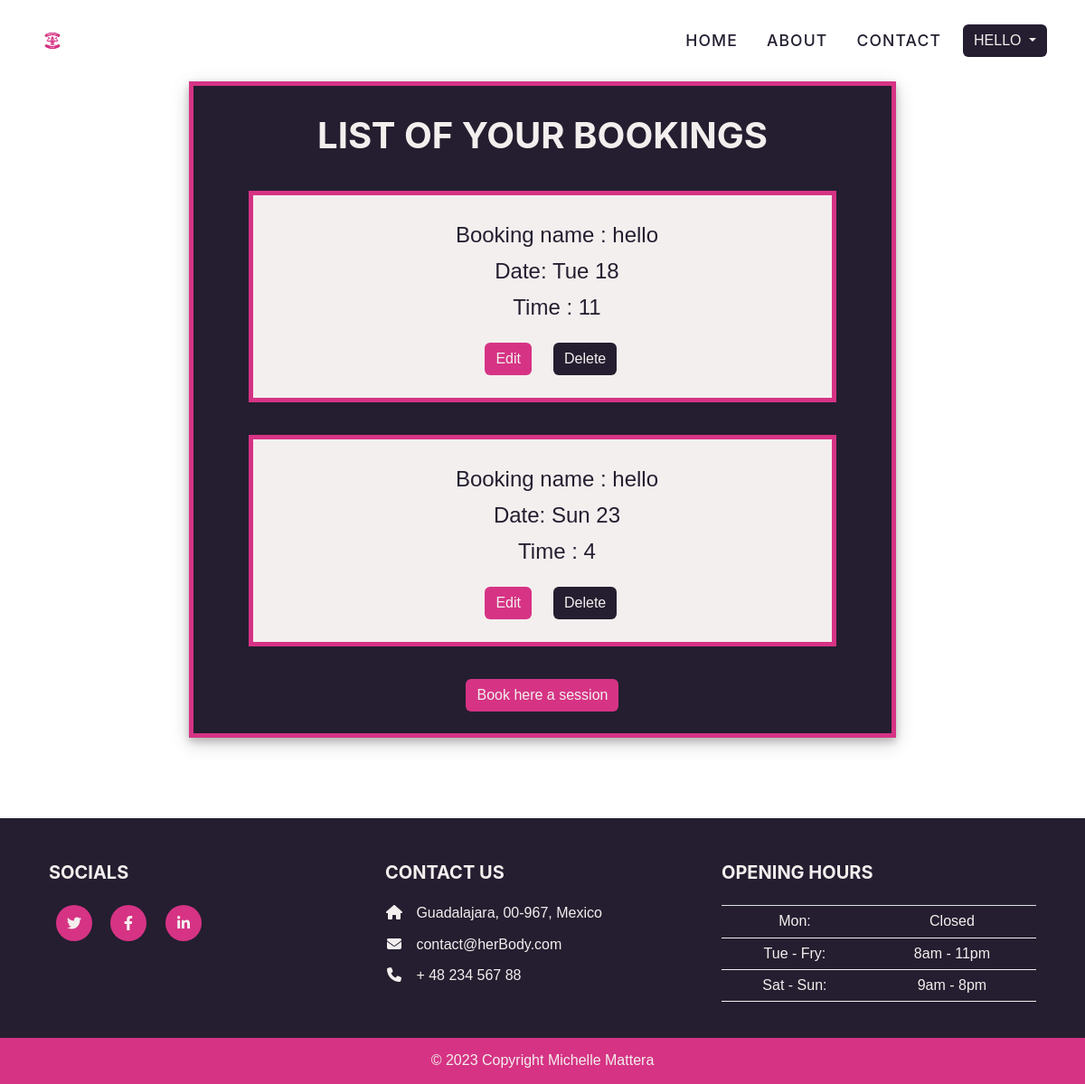
The app's page /booking/my_bookings/ (signed in), older data.
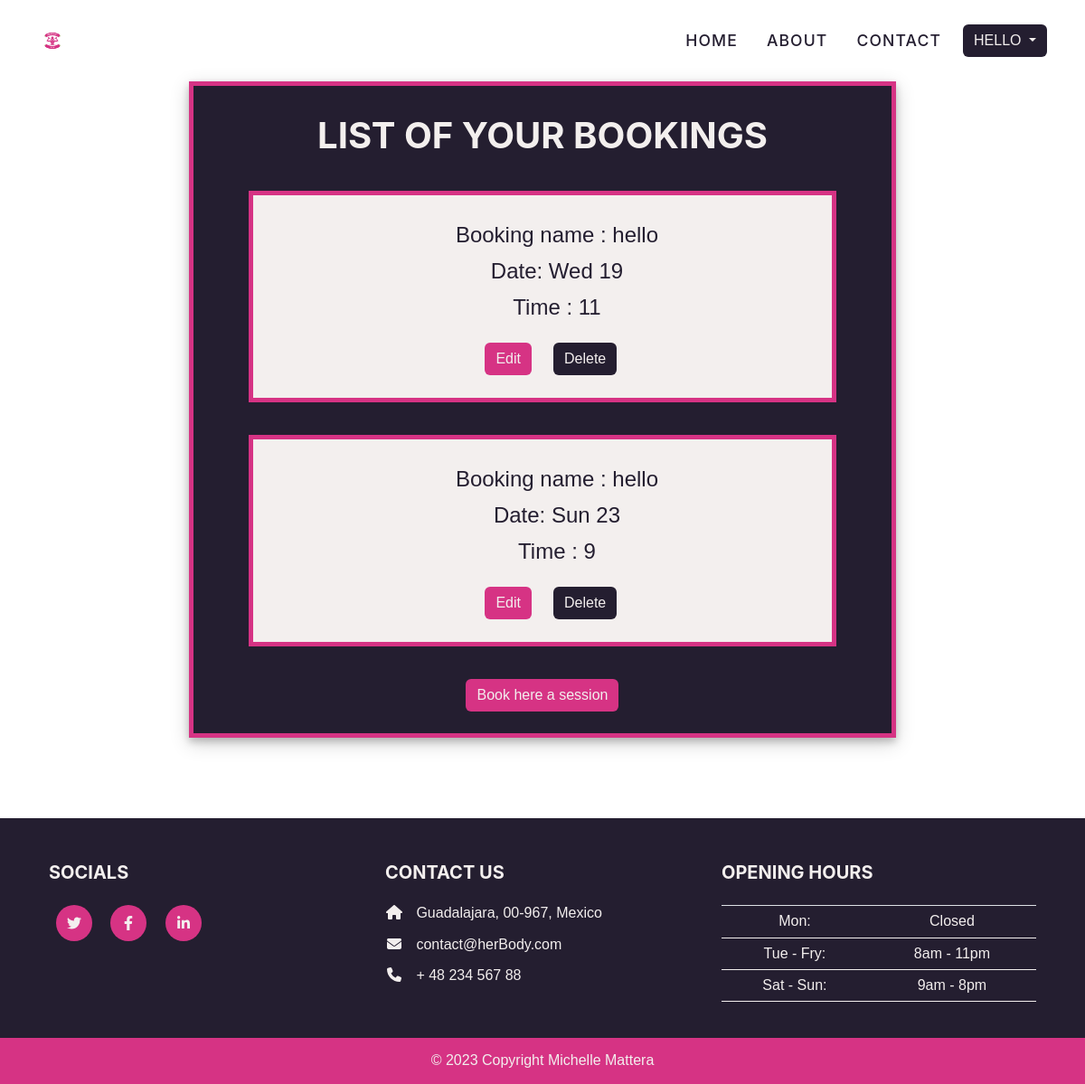
The same page, newer data.
### booking/models.py (models this page shows, shortened)
class Booking(models.Model):
    date = models.DateField(default=datetime.date.today)
    user = models.ForeignKey(
        User, on_delete=models.CASCADE, related_name="hiuser", default=User)
    time = models.IntegerField(choices=TIME_CHOISES, blank=False, default=9)
    class Meta:
        ordering = ['date', 'time']
        unique_together = ("date", "time")

### booking/views.py (the view)
# urls.py: path('my_bookings/', booking_list.as_view(), name='my_bookings'),
class booking_list(generic.ListView):
    model = Booking
    template_name = 'booking/my_bookings.html'
    def get_queryset(self):
        today = date.today()
        start_of_week = get_week_start_date(today)
        end_of_week = get_week_end_date(today)
        queryset = self.model.objects.filter(user=self.request.user, date__range=[start_of_week, end_of_week])
        new_date = self.request.session.get('new_date')
        new_time = self.request.session.get('new_time')
        if new_date and new_time:
            new_booking = Booking(date=new_date, time=new_time, user=self.request.user)
        self.request.session.pop('new_date', None)
        self.request.session.pop('new_time', None)
        return queryset

### booking/views.py (called while the page is built)
def get_week_start_date(today):
    current_weekday = today.weekday()
    days_to_tuesday = (current_weekday - 1) % 7
    start_of_week = today - timedelta(days=days_to_tuesday)
    return start_of_week

def get_week_end_date(today):
    current_weekday = today.weekday()
    days_to_sunday = (6 - current_weekday) % 7
    end_of_week = today + timedelta(days=days_to_sunday)
    return end_of_week

### templates/booking/booking_list.html (shortened to what this page needs)
{% extends "base.html" %}
{% block content %}
<div class="container">
    <div class="booking-confirmation text-center">
        <h1 class="text-uppercase text-center booking-title">List of your bookings</h1>
        {% for booking in booking_list %}
        <div class="container-booking-card">
            <ul>
                <li class="booking-li">Booking name : {{ booking.user }}</li>
                <li class="booking-li">Date: {{ booking.date|date:"D d" }}</li>
                <li class="booking-li">Time : {{ booking.time }}</li>
            </ul>
            <div class="row">
                <div class="col booking-li right">
                    <a href="{% url 'edit_booking' booking_id=booking.id %}">
                        <button class="btn btn-primary text-center">Edit</button>
                    </a>
                </div>
                <div class="col booking-li left">
                    <a href="{% url 'delete_booking' booking.id %}">
                        <button class="btn btn-secondary text-center">Delete</button>
                    </a>
                </div>
            </div>
        </div>
        {% endfor %}
        <td>
            <a href="{% url 'booking_form'%}">
                <button class="btn btn-primary text-center">Book here a session</button>
            </a>
        </td>
    </div>
</div>
{% endblock %}

### templates/base.html (shortened to what this page needs)
{% load static %}
{% load cloudinary %}
<!DOCTYPE html>
<html lang="en">
<head>
    <link rel="stylesheet" href="https://cdn.jsdelivr.net/npm/bootstrap@4.0.0/dist/css/bootstrap.min.css"
>
    <link rel="stylesheet" type="text/css" href="{% static 'css/style.css' %}" />
    <link rel="stylesheet" type="text/css" href="{% static 'bootstrap/css/style.css' %}" />
</head>
<body>
    <nav class="navbar navbar-expand-lg navbar-dark fixed-top" id="mainNav">
        <div class="container">
            <a class="navbar-brand" href="#page-top"><img src="{% static 'assets/images/Herbody_logo.png' %}"
                    alt="logo" /></a>
            <div class="collapse navbar-collapse" id="navbarResponsive">
                <ul class="navbar-nav text-uppercase ms-auto py-4 py-lg-0">
                    <li class="nav-item"><a class="nav-link" href="{% url 'home' %}">Home</a></li>
                    <li class="nav-item"><a class="nav-link" href="{% url 'about' %}">About</a></li>
                    <li class="nav-item"><a class="nav-link" href="{% url 'contact' %}">Contact</a></li>
                    <div class="dropdown">
                        {% if user.is_authenticated %}
                        <a class="btn btn-secondary dropdown-toggle" href="#" role="button" id="dropdownMenuLink"
                            data-bs-toggle="dropdown" aria-haspopup="true" aria-expanded="false">
                            {{ user.username }}
                        </a>
                            {% endif %}
                        </div>
                    </div>
            </div>
    </nav>
    <main>
        {% block content %}{% endblock content %}
    </main>
    <footer class="text-white text-center text-lg-start bg-dark">
        <div class="footer-container">
            <div class="container p-4">
                <div class="row mt-4">
                    <div class="col-lg-4 col-md-12 mb-4 mb-md-0 footer-text">
                        <h5 class="text-uppercase mb-4 footer-title">Socials</h5>
                        <div class="mt-4">
                            <a class="btn btn-social mx-2" href="#!" aria-label="Twitter" alt="Link for Twitter (opens in a new page)"><i
                                    class="fab fa-twitter"></i></a>
                            <a class="btn btn-social mx-2" href="#!" aria-label="Facebook" alt="Link for Facebook (opens in a new page)"><i
                                    class="fab fa-facebook-f"></i></a>
                            <a class="btn btn-social mx-2" href="#!" aria-label="LinkedIn" alt="Link for Linkedin (opens in a new page)"><i
                                    class="fab fa-linkedin-in"></i></a>
                        </div>
                    </div>
                    <div class="col-lg-4 col-md-6 mb-4 mb-md-0 footer-text">
                        <h5 class="text-uppercase mb-4 footer-title">Contact Us</h5>
                        <ul class="fa-ul" style="margin-left: 1.65em;">
                            <li class="mb-3">
                                <span class="fa-li"><i class="fas fa-home"></i></span><span class="ms-2">Guadalajara,
                                    00-967,
                                    Mexico</span>
                            </li>
                            <li class="mb-3">
                                <span class="fa-li"><i class="fas fa-envelope"></i></span><span
                                    class="ms-2">contact@herBody.com</span>
                            </li>
                            <li class="mb-3">
                                <span class="fa-li"><i class="fas fa-phone"></i></span><span class="ms-2">+ 48 234 567
                                    88</span>
                            </li>
                        </ul>
                    </div>
                    <div class="col-lg-4 col-md-6 mb-4 mb-md-0 footer-text">
                        <h5 class="text-uppercase mb-4 footer-title">Opening hours</h5>
                        <table class="table text-center text-white footer-text">
                            <tbody class="fw-normal">
                                <tr>
                                    <td>Mon:</td>
                                    <td>Closed</td>
                                </tr>
                                <tr>
                                    <td>Tue - Fry:</td>
                                    <td>8am - 11pm</td>
                                </tr>
                                <tr>
                                    <td>Sat - Sun:</td>
                                    <td>9am - 8pm</td>
                                </tr>
                            </tbody>
                        </table>
                    </div>
                </div>
            </div>
            <div class="text-center p-3 Copyright">
                © 2023 Copyright Michelle Mattera
            </div>
        </div>
    </footer>
</body>
</html>

### static/css/style.css (style rules this page uses)
#mainNav .navbar-nav .nav-item .nav-link { font-family: "Montserrat", -apple-system, BlinkMacSystemFont, "Segoe UI", Roboto, "Helvetica Neue", Arial, sans-serif, "Apple Color Emoji", "Segoe UI Emoji", "Segoe UI Symbol", "Noto Color Emoji"; font-size: 1.1rem; color: #241E30; font-weight: 500; letter-spacing: 0.0625em; }
.btn-primary { --bs-btn-color: #F3EFEE; --bs-btn-bg: #d63384; --bs-btn-hover-color: #d63384; --bs-btn-hover-bg: #F3EFEE; }
.btn-secondary { --bs-btn-color: #F3EFEE; --bs-btn-bg: #241E30; --bs-btn-hover-border-color: #322d3b; --bs-btn-hover-color: #fff; --bs-btn-hover-bg: #312a3f; }
.p-4 { color: #F3EFEE; }
.p-4>* { color: #F3EFEE; }
.Copyright { background-color: #d63384; color: #F3EFEE; }
.footer-text>* { color: #F3EFEE; }
.footer-container { background-color: #241E30; }
.btn-social { --bs-btn-hover-color: #d63384; --bs-btn-color: #F3EFEE; }
.booking-title { margin: 1% 5%; color: #F3EFEE; }
.booking-confirmation { width: 70%; height: auto; margin: 8% 15%; background-color: #241E30; border: 5px solid #d63384; box-shadow: 0 4px 8px 0 rgba(0, 0, 0, 0.2), 0 6px 20px 0 rgba(0, 0, 0, 0.19); padding: 1.5rem; }
.booking-li { list-style: none; font-size: 1.5rem; }
.right { font-weight: bold; text-align: right; }
.left { text-align: left; }
.container-booking-card { background-color: #F3EFEE; color: #241E30; text-align: center; margin: 5%; border: 5px solid #d63384; padding: 1.5rem; line-height: 40px; }

Row changes from the older to the newer data that the page shows:
removed Booking: user "hello", date "Tue 18", time "11"
removed Booking: user "hello", date "Sun 23", time "4"
added Booking: user "hello", date "Wed 19", time "11"
added Booking: user "hello", date "Sun 23", time "9"
